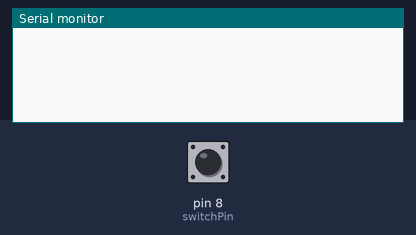
Simulated run of this sketch. Board: Arduino Uno, built with avr-gcc and run on an emulated ATmega328P. Shown: the last lines printed to the serial monitor. Inputs (shaded band) come from the test bench; at power-on: pin 8 (switchPin) HIGH.

Above: at 1.2 s.
1.3 s: pin 8 (switchPin) pulled LOW for 0.15 s
At 1.43 s:
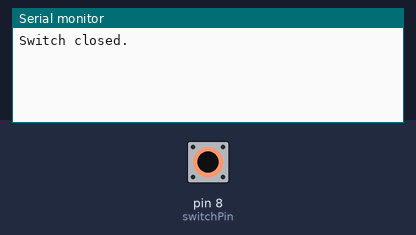
At 1.9 s:
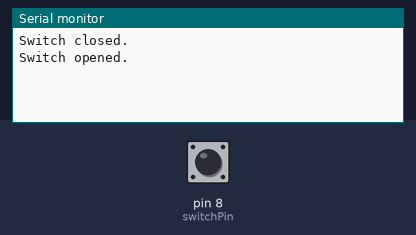

The sketch:

Samandira.ino
```cpp
// Fish tank water level sensor with internal pull-up resistor and detecting transitions and Debouncing without delay
const byte switchPin = 8;
byte oldSwitchState = HIGH;  // assume switch open because of pull-up resistor
const unsigned long debounceTime = 10;  // milliseconds
unsigned long switchPressTime;  // when the switch last changed state

void setup ()
  {
  Serial.begin (115200);
  pinMode (switchPin, INPUT_PULLUP);
  }  // end of setup

void loop ()
  {
  // see if switch is open or closed
  byte switchState = digitalRead (switchPin);

  // has it changed since last time?
  if (switchState != oldSwitchState)
    {
    // debounce
    if (millis () - switchPressTime >= debounceTime)
       {
       switchPressTime = millis ();  // when we closed the switch
       oldSwitchState =  switchState;  // remember for next time
       if (switchState == LOW)
          {
          Serial.println ("Switch closed.");
          }  // end if switchState is LOW
       else
          {
          Serial.println ("Switch opened.");
          }  // end if switchState is HIGH

       }  // end if debounce time up

    }  // end of state change

  // other code here ...

  }  // end of loop
```

Measured:
- after the input at 1.3 s, the serial monitor: prints a new line at once (image 1)
